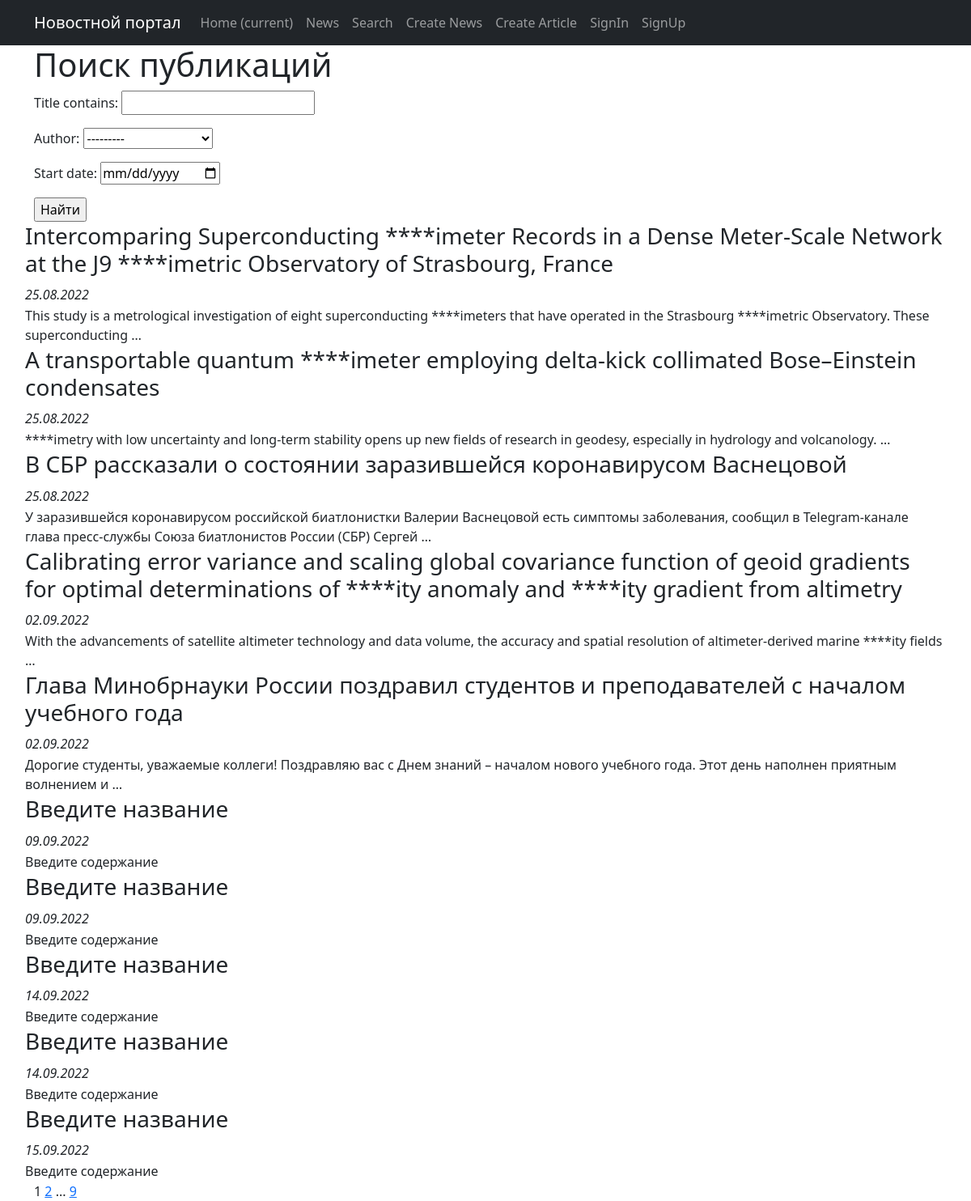
/search/, run on an earlier commit of the app's database.
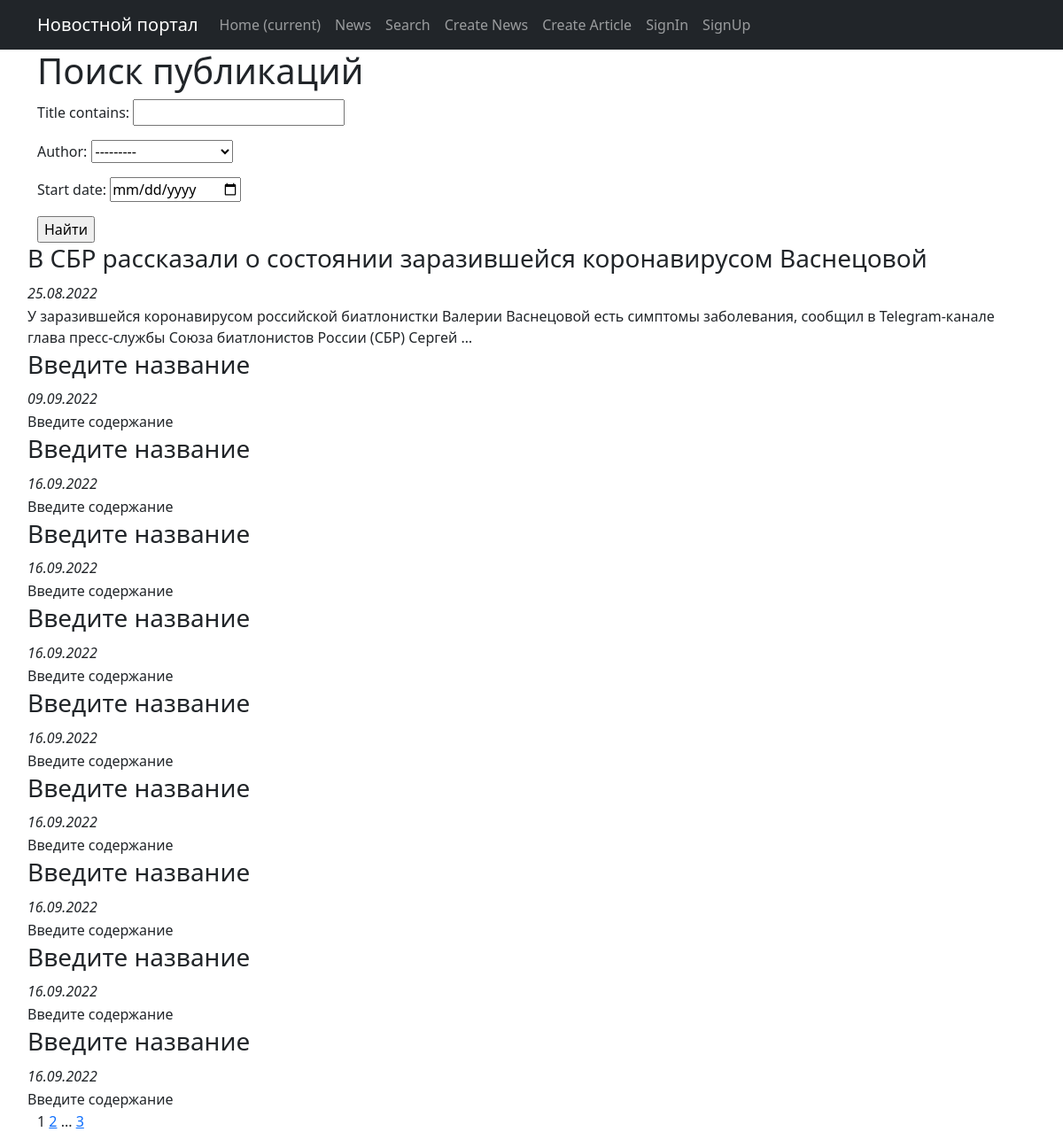
And on a later commit of the database.
### posts/models.py (models this page shows, shortened)
class Post(models.Model):
    paper = 'PA'
    news = 'NE'
    author = models.ForeignKey(Author, on_delete=models.CASCADE)
    post_type = models.CharField(max_length=2, choices=POST_TYPE, default=paper)
    pub_time = models.DateTimeField(auto_now_add=True)
    categories = models.ManyToManyField(Category, through='PostCategory')
    title = models.CharField(max_length=255, default='Введите название')
    text = models.TextField(default='Введите содержание')
    _rating = models.IntegerField(default=0)
    @property
    def rating(self):
        return self._rating

### posts/views.py (the view)
# urls.py: path('search/', PostSearch.as_view(), name='search'),
class PostSearch(PostsList):
    model = Post
    template_name = 'search.html'
    context_object_name = 'posts'

### accounts/models.py (called while the page is built)
    def __str__(self) -> str:
        return f'{self.user.first_name} {self.user.last_name}'

### posts/templatetags/custom_filters.py (called while the page is built)
@register.filter()
def censor(value):
    for word in CENSOR_WORDS:
        value = value.replace(word, '*' * len(word))
    return value

### posts/templatetags/custom_tags.py (called while the page is built)
@register.simple_tag(takes_context=True)
def url_replace(context, **kwargs):
    d = context['request'].GET.copy()
    for k, v in kwargs.items():
        d[k] = v
    return d.urlencode()

### posts/views.py (called while the page is built)
    def get_queryset(self):
        queryset = super().get_queryset()
        self.filterset = PostFilter(self.request.GET, queryset)
        return self.filterset.qs

    def get_context_data(self, **kwargs):
        context = super().get_context_data(**kwargs)
        context["filterset"] = self.filterset
        return context

### templates/search.html (shortened to what this page needs)
{% extends 'flatpages/default.html' %}
{% load custom_filters %}
{% load custom_tags %}
{% load cache %}
{% block content %}
    <h1> Поиск публикаций </h1>
    <form action='' method='get'>
        {{ filterset.form.as_p }}
        <input type='submit' value='Найти'/>
    </form>
    {% if posts %}
        <table>
            {% for post in posts %}
                <tr>
                    <td>
                        <h3>{{ post.title|censor }}</h3>
                    </td>
                </tr>
                <tr>
                    <td>
                        <i>{{ post.pub_time|date:'d.m.Y' }}</i>
                    </td>
                </tr>
                <tr>
                    <td>{{ post.text|truncatewords:20|censor }}</td>
                </tr>
            {% endfor %}
        </table>
    {% else %}
        <h2>Новостей нет</h2>
    {% endif %}
    <nobr>
        {{ page_obj.number }}
        {% if page_obj.has_next %}
            <a href="?{% url_replace page=page_obj.next_page_number %}">{{ page_obj.next_page_number }}</a>
            {% if paginator.num_pages != page_obj.next_page_number %}
                ...
                <a href="?{% url_replace page=page_obj.paginator.num_pages %}">{{ page_obj.paginator.num_pages }}</a>
            {% endif %}
        {% endif %}
    </nobr>
{% endblock content %}

What changed in the data, as far as the page shows it:
removed Post: title|censor "Intercomparing Superconducting ****imeter Records in a Dense Meter-Scale Network at the J9 ****imetric Observatory of Strasbourg, France", pub_time "25.08.2022", text|censor "This study is a metrological investigation of eight superconducting ****imeters that have operated in the Strasbourg ****imetric Observatory. These superconducting …"
removed Post: title|censor "A transportable quantum ****imeter employing delta-kick collimated Bose–Einstein condensates", pub_time "25.08.2022", text|censor "****imetry with low uncertainty and long-term stability opens up new fields of research in geodesy, especially in hydrology and volcanology. …"
removed Post: title|censor "Calibrating error variance and scaling global covariance function of geoid gradients for optimal determinations of ****ity anomaly and ****ity gradient from altimetry", pub_time "02.09.2022", text|censor "With the advancements of satellite altimeter technology and data volume, the accuracy and spatial resolution of altimeter-derived marine ****ity fields …"
removed Post: title|censor "Глава Минобрнауки России поздравил студентов и преподавателей с началом учебного года", pub_time "02.09.2022", text|censor "Дорогие студенты, уважаемые коллеги! Поздравляю вас с Днем знаний – началом нового учебного года. Этот день наполнен приятным волнением и …"
removed Post: title|censor "Введите название", pub_time "09.09.2022", text|censor "Введите содержание"
removed Post: title|censor "Введите название", pub_time "14.09.2022", text|censor "Введите содержание"
removed Post: title|censor "Введите название", pub_time "14.09.2022", text|censor "Введите содержание"
removed Post: title|censor "Введите название", pub_time "15.09.2022", text|censor "Введите содержание"
now on this page (row edited): Post: title|censor "Введите название", pub_time "16.09.2022", text|censor "Введите содержание"
now on this page (row edited): Post: title|censor "Введите название", pub_time "16.09.2022", text|censor "Введите содержание"
now on this page (row edited): Post: title|censor "Введите название", pub_time "16.09.2022", text|censor "Введите содержание"
now on this page (row edited): Post: title|censor "Введите название", pub_time "16.09.2022", text|censor "Введите содержание"
now on this page (row edited): Post: title|censor "Введите название", pub_time "16.09.2022", text|censor "Введите содержание"
now on this page (row edited): Post: title|censor "Введите название", pub_time "16.09.2022", text|censor "Введите содержание"
now on this page (row edited): Post: title|censor "Введите название", pub_time "16.09.2022", text|censor "Введите содержание"
now on this page (row edited): Post: title|censor "Введите название", pub_time "16.09.2022", text|censor "Введите содержание"
Also different on the page:
{{ page_obj.paginator.num_pages }}: "9" → "3"
